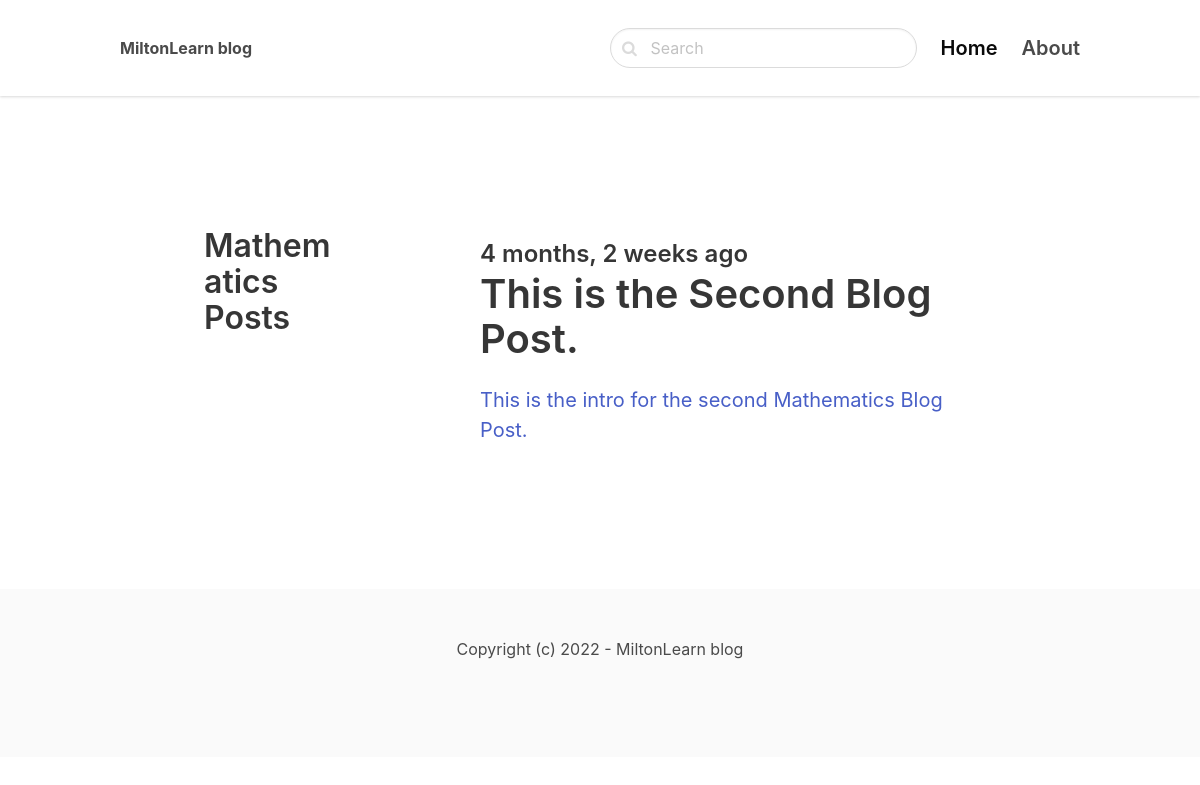
The page /mathematics/ on the database its author committed.
### blog/models.py (models this page shows, shortened)
class Category(models.Model):
    title = models.CharField(max_length=255)
    slug = models.SlugField()
    class Meta:
        ordering = ['title',]
        verbose_name_plural = 'Categories'

class Post(models.Model):
    ACTIVE = 'active'
    DRAFT = 'draft'
    CHOICES_STATUS = [
        (ACTIVE, 'Active'),
        (DRAFT, 'Draft')
    ]
    category = models.ForeignKey(Category, related_name='posts', on_delete=models.CASCADE)
    title = models.CharField(max_length=255)
    slug = models.SlugField()
    intro = models.TextField()
    body = models.TextField()
    created_at = models.DateTimeField(auto_now_add=True)
    status = models.CharField(max_length=10, choices=CHOICES_STATUS, default=DRAFT)
    image = models.ImageField(upload_to='uploads/', blank=True, null=True)
    class Meta:
        ordering = ['-created_at']

### blog/views.py (the view)
# urls.py: path('<slug:slug>/', views.category, name="category_detail"),
def category(request, slug):
    category = get_object_or_404(Category, slug= slug)
    posts = category.posts.filter(status=Post.ACTIVE)
    return render(request, 'blog/category.html', {'category': category, 'posts': posts})

### blog/templates/blog/category.html (shortened to what this page needs)
{% extends 'core/base.html' %}
{% block content %}
    <section class="hero">
        <div class="hero-body">
            <div class="container">
                <section class="section">
                    <div class="columns">
                        <h1 class="title">{{ category.title }} Posts</h1>
                        <div class="column is-8 is-offset-2">
                            {% for post in posts %}
                                <div class="content is-medium">
                                    <a href="{% url 'post_detail' post.category.slug post.slug %}">
                                        <h2 class="subtitle is-4">{{ post.created_at|timesince }} ago</h2>
                                        <h1 class="title">{{ post.title }}</h1>
                                        <p>{{ post.intro }}</p>
                                    </a>
                                </div>
                            {% empty %}
                                <div class="content">
                                    <p>There is no posts in this category...</p>
                                </div>
                            {% endfor %}
                        </div>
                    </div>
                </section>
            </div>
        </div>
    </section>
{% endblock %}

### rows shown on the page
Category: title "Mathematics"
Post: created_at "4 months, 2 weeks", title "This is the Second Blog Post.", intro "This is the intro for the second Mathematics Blog Post."
